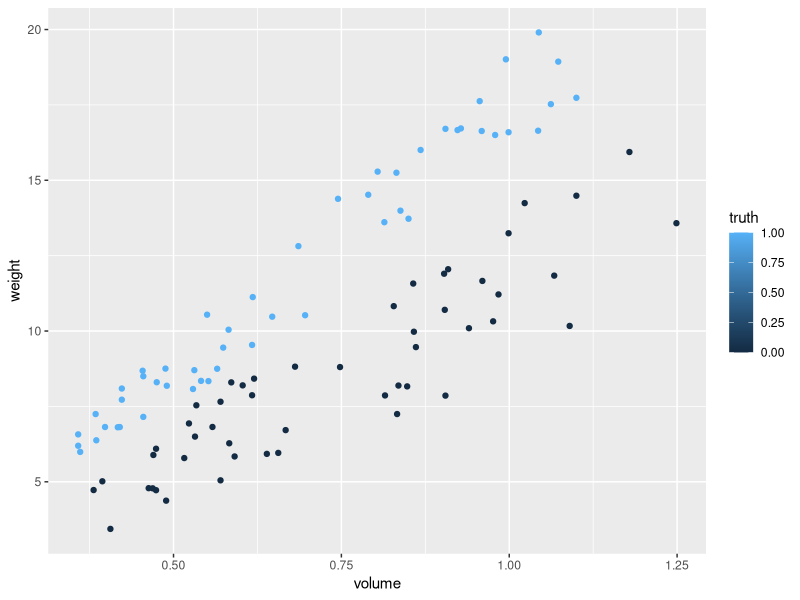
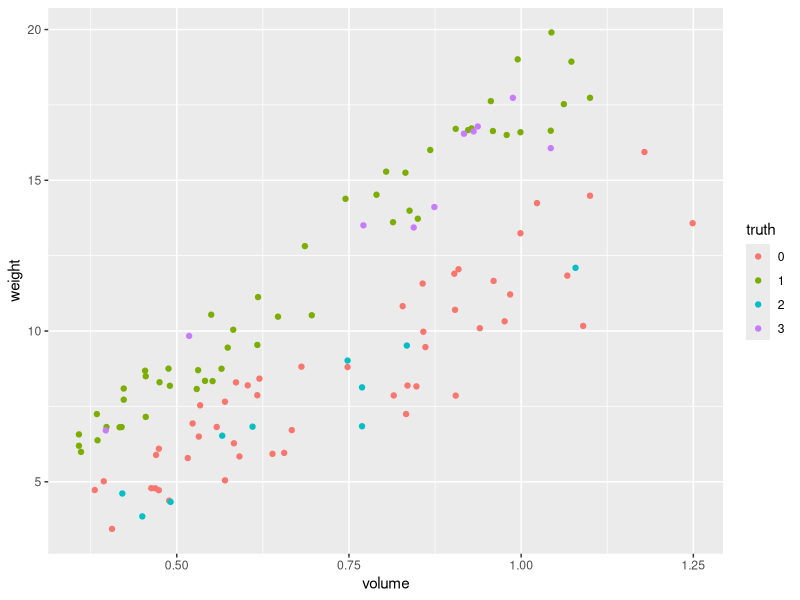

Write the R code that produced these figures, in order.
library(ggplot2) # For Plot
library(kernlab) # For SVM

auth = read.table("./CodeIQ_auth.txt",header=F,sep=" ")
names(auth) <- c("volume","weight","truth") # 0 is Fake

my_coins = read.table("./CodeIQ_mycoins.txt",header=F,sep=" ")
names(my_coins) <- c("volume","weight")

g = ggplot(auth,aes(x=volume,y=weight)) + geom_point(aes(color=truth))
print(g)
browser() # Check train data

# Create SVM train data
train.features = cbind(auth$volume,auth$weight)
train.labels = auth$truth
predict.features <- cbind(my_coins$volume,my_coins$weight)

classifier <- ksvm(
           train.features,
           train.labels,
           type="C-svc",
           kerel="vanilladot", # Liner kernel
           C=1
           )

my_coins["truth"] <- predict(classifier,predict.features)
print(my_coins$truth)
write.table(my_coins ,file="result.csv",row.names = F)

# Plot result
my_coins$truth[my_coins$truth == 0] <- 2 # 2 is predicted Fake
my_coins$truth[my_coins$truth == 1] <- 3

result <- rbind(auth,my_coins) 
result$truth <- factor(result$truth, levels = c(0,1,2,3))

g = ggplot(result,aes(x=volume,y=weight)) + geom_point(aes(color=truth))
print(g)
